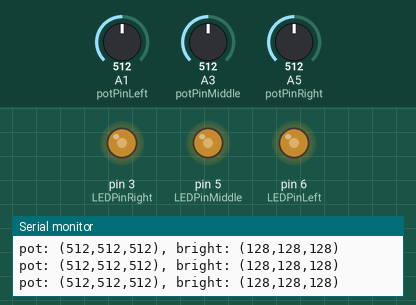
Simulated run of this sketch. Board: Arduino Uno, built with avr-gcc and run on an emulated ATmega328P. On the bench: output pins drawn as LEDs (lit = HIGH), the last lines printed to the serial monitor. Inputs (shaded band) come from the test bench; at power-on: A1 (potPinLeft) = 512, A3 (potPinMiddle) = 512, A5 (potPinRight) = 512.

Above: at 1.2 s.
1.3 s: A1 (potPinLeft) set to 409
At 2.6 s:
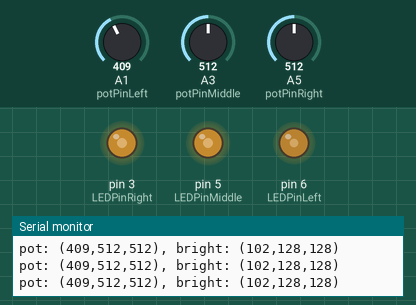
4.3 s: A1 (potPinLeft) set to 381
At 4.7 s:
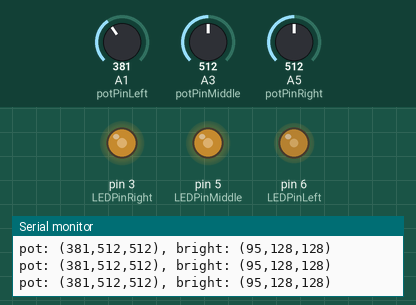
7.3 s: A3 (potPinMiddle) set to 410
At 8.3 s:
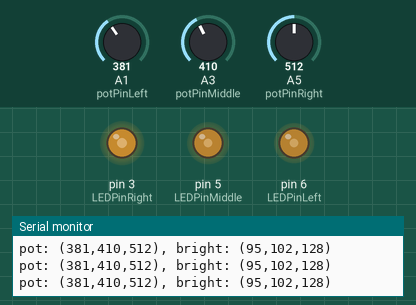
10.3 s: A3 (potPinMiddle) set to 388
At 11.1 s:
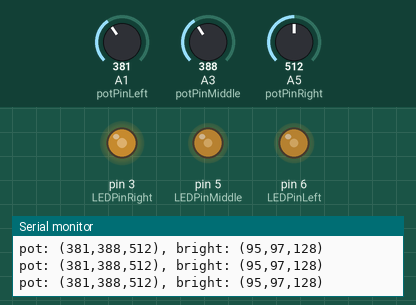
13.3 s: A5 (potPinRight) set to 415
At 14.0 s:
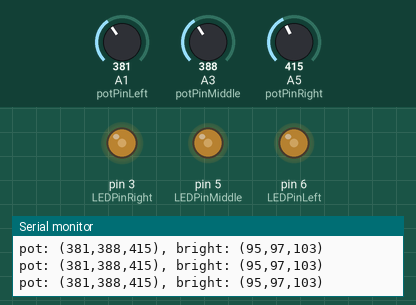
14.8 s: A5 (potPinRight) set to 389
At 15.2 s:
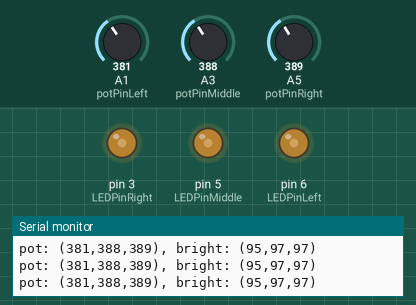
Timing chart, 0 to 17.3 s (numbered marks = the images above; inputs shaded):
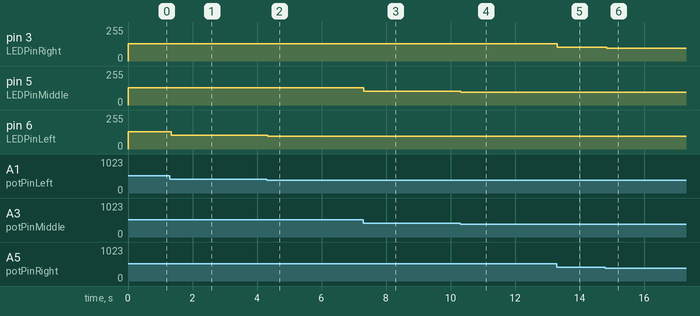

The sketch:

hideout.ino
```cpp
int const potPinLeft = A1,
  potPinMiddle = A3,
  potPinRight = A5;

int potValLeft,
  potValMiddle,
  potValRight;

int const LEDPinLeft = 6,
  LEDPinMiddle = 5,
  LEDPinRight = 3;

int brightnessLeft,
  brightnessMiddle,
  brightnessRight;

void setup() {
  Serial.begin(9600);

  pinMode(LEDPinLeft, OUTPUT);
  pinMode(LEDPinMiddle, OUTPUT);
  pinMode(LEDPinRight, OUTPUT);
}

void loop() {
  potValLeft = analogRead(potPinLeft);
  potValLeft = analogRead(potPinLeft);

  potValMiddle = analogRead(potPinMiddle);
  potValMiddle = analogRead(potPinMiddle);

  potValRight = analogRead(potPinRight);
  potValRight = analogRead(potPinRight);

  brightnessLeft = potValLeft/4;
  brightnessMiddle = potValMiddle/4;
  brightnessRight = potValRight/4;

  analogWrite(LEDPinLeft, brightnessLeft);
  analogWrite(LEDPinMiddle, brightnessMiddle);
  analogWrite(LEDPinRight, brightnessRight);

  Serial.println(
    "pot: ("+
      String(potValLeft)+","+
      String(potValMiddle)+","+
      String(potValRight)+
    "), bright: ("+
      String(brightnessLeft)+","+
      String(brightnessMiddle)+","+
      String(brightnessRight)+
    ")"
  );

  delay(15);
}
```

Measured:
- after the input at 1.3 s, pin 6 (LEDPinLeft): 128/255 → 102/255 at once
- after the input at 4.3 s, pin 6 (LEDPinLeft): 102/255 → 95/255 at once
- after the input at 7.3 s, pin 5 (LEDPinMiddle): 128/255 → 102/255 at once
- after the input at 10.3 s, pin 5 (LEDPinMiddle): 102/255 → 97/255 at once
- after the input at 13.3 s, pin 3 (LEDPinRight): 128/255 → 103/255 at once
- after the input at 14.8 s, pin 3 (LEDPinRight): 103/255 → 97/255 at once
